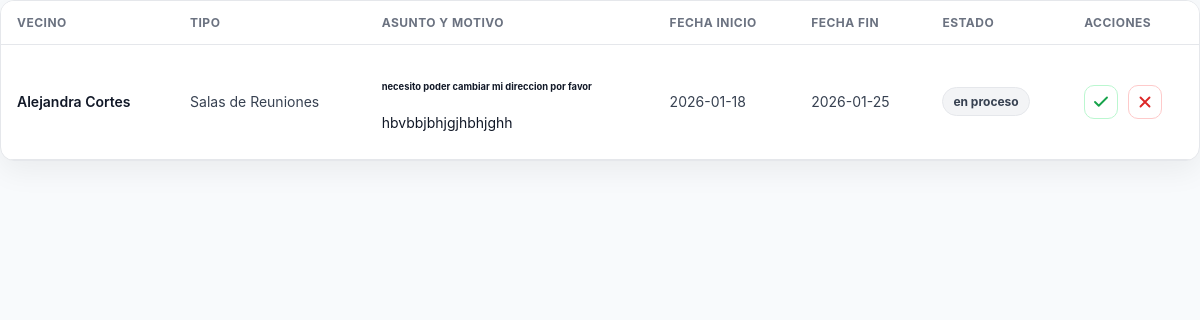
Screenshot of /modulo-reservas/administrar-reservas.php with the database file from the repository.
### tables this page shows
CREATE TABLE `reservas` (
  `id_reserva` int(11) NOT NULL,
  `id_estado_reserva` int(11) NOT NULL,
  `id_tipo` int(11) NOT NULL,
  `Fecha_ini` date DEFAULT NULL,
  `Fecha_fin` date DEFAULT NULL,
  `asunto` varchar(50) DEFAULT NULL,
  `motivo` varchar(200) DEFAULT NULL,
  `id_usuario` int(11) NOT NULL
);

CREATE TABLE `tipo_reserva` (
  `id_tipo` int(11) NOT NULL,
  `tipo` varchar(40) DEFAULT NULL
);

CREATE TABLE `estado_reserva` (
  `id_estado_reserva` int(11) NOT NULL,
  `estado` varchar(60) DEFAULT NULL
);

### lib/mostrar-reserva-admin.php (called while the page is built)
<?php
include 'conexion.php';
$sql = "SELECT
            r.id_reserva,
            r.Fecha_ini,
            r.Fecha_fin,
            r.asunto,
            r.motivo,
            t.tipo,
            e.estado,
            CONCAT_WS(' ', u.p_nombre,  u.ap_paterno) AS nombre_completo
        FROM reservas r
        JOIN tipo_reserva t
            ON r.id_tipo = t.id_tipo
        JOIN estado_reserva e
            ON r.id_estado_reserva = e.id_estado_reserva
        JOIN usuarios u
            ON r.id_usuario = u.id_usuario";
$stmt = $pdo->prepare($sql);
$stmt->execute();
$reservas = $stmt->fetchAll(PDO::FETCH_ASSOC);
?>

### modulo-reservas/administrar-reservas.php (the view, shortened to what this page needs)
<?php include("../lib/mostrar-reserva-admin.php")?>
<!DOCTYPE html>
<html lang="en">
<head>
    <link rel="stylesheet" href="../assets/css/estilo-tabla-dashboard.css">
</head>
<body>
  <section class="card card--embed">
  <div class="table-wrap table-wrap--embed">
    <?php if (empty($reservas)): ?>
      <div class="empty">No hay reservas registradas.</div>
    <?php else: ?>
      <table class="table-dashboard">
        <thead>
          <tr>
            <th>Vecino</th>
            <th>Tipo</th>
            <th>Asunto y Motivo</th>
            <th>Fecha inicio</th>
            <th>Fecha fin</th>
            <th>Estado</th>
            <th>Acciones</th>
          </tr>
        </thead>
        <tbody>
        <?php foreach ($reservas as $res): ?>
          <?php
            $estado_raw = trim(mb_strtolower($res['estado'] ?? ''));
            $badgeClass = 'badge-pendiente';
            if (in_array($estado_raw, ['aprobado','aprobada'])) $badgeClass = 'badge-aprobado';
            elseif (in_array($estado_raw, ['rechazado','rechazada'])) $badgeClass = 'badge-rechazado';
            elseif (in_array($estado_raw, ['en revisión','en revision','revision','revisión'])) $badgeClass = 'badge-revision';
            elseif (in_array($estado_raw, ['en proceso','pendiente'])) $badgeClass = 'badge-pendiente';
          ?>
          <tr>
            <td class="name"><?= htmlspecialchars($res['nombre_completo']) ?></td>
            <td class="type"><?= htmlspecialchars($res['tipo']) ?></td>
            <td class="text-clip" title="<?= htmlspecialchars($res['asunto']) ?>">
              <h6><?= htmlspecialchars($res['asunto']) ?></h6>
              <p>
               <?= htmlspecialchars($res['motivo']) ?>
        </p>
            </td>
            <td class="date"><?= htmlspecialchars($res['Fecha_ini']) ?></td>
            <td class="date"><?= htmlspecialchars($res['Fecha_fin']) ?></td>
            <td>
              <span class="badge <?= $badgeClass ?>">
                <?= htmlspecialchars($res['estado']) ?>
              </span>
            </td>
            <td>
              <div class="actions">
                <?php if ($estado_raw === 'en proceso' || $estado_raw === 'pendiente'): ?>
                  <form action="../lib/procesar-reserva.php" method="post" class="action-form">
                    <button class="icon-btn icon-approve" type="submit" title="Aprobar" aria-label="Aprobar">
                      <svg width="18" height="18" viewBox="0 0 24 24" fill="none">
                        <path d="M20 6L9 17l-5-5" stroke="currentColor" stroke-width="2.5" stroke-linecap="round" stroke-linejoin="round"/>
                      </svg>
                    </button>
                  </form>
                  <form action="../lib/procesar-reserva.php" method="post" class="action-form">
                    <button class="icon-btn icon-reject" type="submit" title="Rechazar" aria-label="Rechazar">
                      <svg width="18" height="18" viewBox="0 0 24 24" fill="none">
                        <path d="M18 6L6 18M6 6l12 12" stroke="currentColor" stroke-width="2.5" stroke-linecap="round"/>
                      </svg>
                    </button>
                  </form>
                <?php else: ?>
                  <span class="muted-small">Sin acciones</span>
                <?php endif; ?>
              </div>
            </td>
          </tr>
        <?php endforeach; ?>
        </tbody>
      </table>
    <?php endif; ?>
  </div>
</section>
</body>
</html>

### assets/css/estilo-tabla-dashboard.css (style rules this page uses)
:root { --text:#111827; --muted:#6B7280; --line:#E5E7EB; --bg:#ffffff; --shadow: 0 10px 30px rgba(0,0,0,.06); --radius:14px; }
body { margin:0; font-family: Inter, system-ui, -apple-system, Segoe UI, Roboto, Arial, sans-serif; background:#F8FAFC; color:var(--text); }
.card { background:var(--bg); border:1px solid var(--line); border-radius: var(--radius); box-shadow: var(--shadow); overflow:hidden; }
.table-wrap { width:100%; overflow:auto; }
table { width:100%; border-collapse:collapse; min-width: 920px; }
thead th { text-align:left; font-size:12px; letter-spacing:.04em; text-transform:uppercase; color: var(--muted); font-weight:700; padding:14px 16px; border-bottom:1px solid var(--line); background:#fff; position: sticky; top: 0; z-index: 1; }
tbody td { padding:14px 16px; border-bottom:1px solid var(--line); font-size:14px; vertical-align:middle; }
.name { font-weight:600; color:#111827; white-space:nowrap; }
.type { color:#374151; max-width: 360px; white-space:nowrap; overflow:hidden; text-overflow:ellipsis; }
.date { color:#374151; white-space:nowrap; }
.badge { display:inline-flex; align-items:center; gap:8px; padding:6px 10px; border-radius: 999px; font-size:12px; font-weight:700; white-space:nowrap; border:1px solid transparent; }
.badge-pendiente { color:#374151; background:#F3F4F6; border-color:#E5E7EB; }
.actions { display:flex; align-items:center; gap:10px; justify-content:flex-start; white-space:nowrap; }
.icon-btn { width:34px; height:34px; border-radius:10px; border:1px solid var(--line); background:#fff; display:inline-flex; align-items:center; justify-content:center; cursor:pointer; transition: .15s ease; color:#111827; text-decoration:none; }
.icon-approve { color:#16A34A; border-color:#BBF7D0; }
.icon-reject { color:#DC2626; border-color:#FECACA; }

### rows the page displays
reservas: nombre_completo "Alejandra Cortes", id_tipo.tipo "Salas de Reuniones", asunto "necesito poder cambiar mi direccion por favor", motivo "hbvbbjbhjgjhbhjghh", Fecha_ini "2026-01-18", Fecha_fin "2026-01-25", id_estado_reserva.estado "en proceso"
